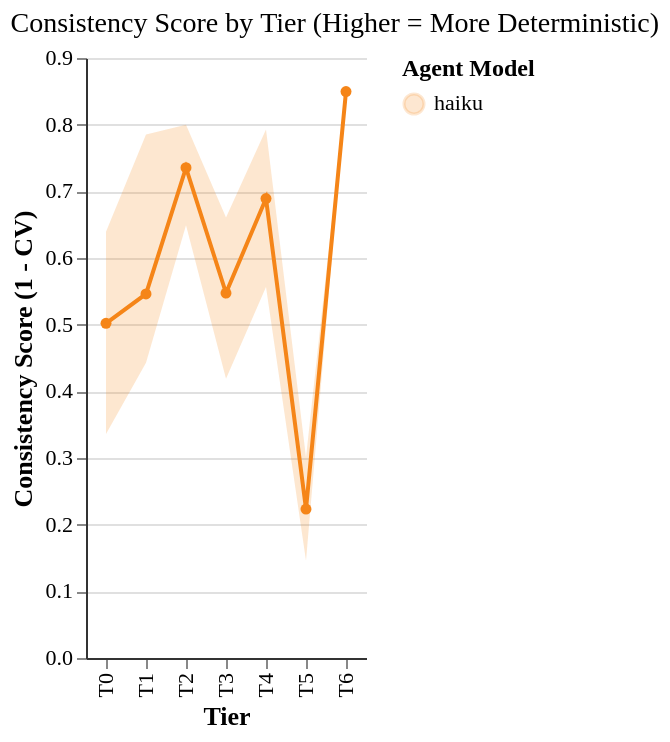

Express this chart as Vega-Lite.
### Vega-Lite specification from a JSON file in a GitHub repository (floating-point values rounded to 4 significant figures)
{"config": {"font": "serif", "axis": {"labelFontSize": 11, "titleFontSize": 13, "gridColor": "#e0e0e0", "domainColor": "#333333"}, "legend": {"labelFontSize": 11, "titleFontSize": 12}, "title": {"fontSize": 14, "anchor": "start", "fontWeight": "normal"}, "view": {"stroke": null, "continuousWidth": 400, "continuousHeight": 300}, "mark": {"tooltip": true}}, "layer": [{"mark": {"type": "area", "opacity": 0.2}, "encoding": {"color": {"field": "agent_model", "scale": {"domain": ["haiku"], "range": ["#F58518"]}, "type": "nominal"}, "x": {"field": "tier", "sort": ["T0", "T1", "T2", "T3", "T4", "T5", "T6"], "type": "ordinal"}, "y": {"field": "ci_low", "type": "quantitative"}, "y2": {"field": "ci_high"}}}, {"mark": {"type": "line", "point": true}, "encoding": {"color": {"field": "agent_model", "scale": {"domain": ["haiku"], "range": ["#F58518"]}, "title": "Agent Model", "type": "nominal"}, "tooltip": [{"field": "tier", "title": "Tier", "type": "ordinal"}, {"field": "agent_model", "title": "Model", "type": "nominal"}, {"field": "mean_consistency", "format": ".3f", "title": "Consistency", "type": "quantitative"}, {"field": "ci_low", "format": ".3f", "title": "CI Low", "type": "quantitative"}, {"field": "ci_high", "format": ".3f", "title": "CI High", "type": "quantitative"}], "x": {"field": "tier", "sort": ["T0", "T1", "T2", "T3", "T4", "T5", "T6"], "title": "Tier", "type": "ordinal"}, "y": {"field": "mean_consistency", "scale": {"domain": [0.1, 0.9]}, "title": "Consistency Score (1 - CV)", "type": "quantitative"}}}], "data": {"name": "data-3e4f66e5b44bfd8d95531ac62752874f"}, "title": "Consistency Score by Tier (Higher = More Deterministic)", "$schema": "https://vega.github.io/schema/vega-lite/v6.1.0.json", "datasets": {"data-3e4f66e5b44bfd8d95531ac62752874f": [{"agent_model": "haiku", "tier": "T0", "mean_consistency": 0.502, "ci_low": 0.3361, "ci_high": 0.6394}, {"agent_model": "haiku", "tier": "T1", "mean_consistency": 0.546, "ci_low": 0.4428, "ci_high": 0.7854}, {"agent_model": "haiku", "tier": "T2", "mean_consistency": 0.7354, "ci_low": 0.649, "ci_high": 0.7999}, {"agent_model": "haiku", "tier": "T3", "mean_consistency": 0.5474, "ci_low": 0.419, "ci_high": 0.6608}, {"agent_model": "haiku", "tier": "T4", "mean_consistency": 0.6892, "ci_low": 0.5565, "ci_high": 0.7929}, {"agent_model": "haiku", "tier": "T5", "mean_consistency": 0.2235, "ci_low": 0.146, "ci_high": 0.301}, {"agent_model": "haiku", "tier": "T6", "mean_consistency": 0.8497, "ci_low": 0.8497, "ci_high": 0.8497}]}}
